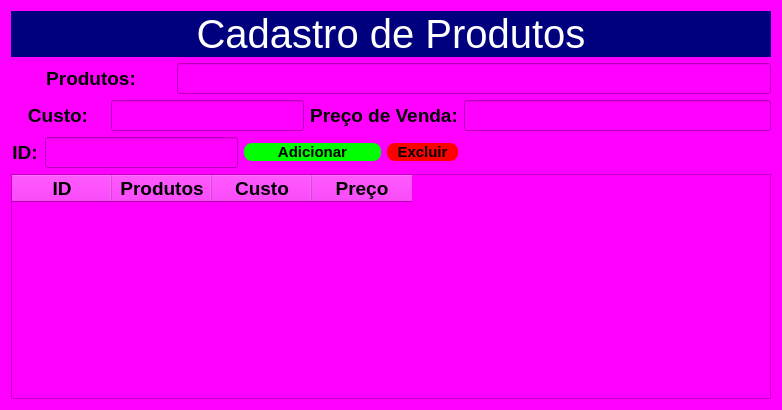
<?xml version="1.0" encoding="UTF-8"?>
<ui version="4.0">
 <class>Produtos</class>
 <widget class="QDialog" name="Produtos">
  <property name="geometry">
   <rect>
    <x>0</x>
    <y>0</y>
    <width>782</width>
    <height>410</height>
   </rect>
  </property>
  <property name="windowTitle">
   <string>Dialog</string>
  </property>
  <property name="styleSheet">
   <string notr="true">background-color: rgb(255, 0, 255);</string>
  </property>
  <layout class="QGridLayout" name="gridLayout_2">
   <item row="0" column="0">
    <layout class="QGridLayout" name="gridLayout">
     <item row="0" column="0" colspan="8">
      <widget class="QLabel" name="label">
       <property name="font">
        <font>
         <pointsize>30</pointsize>
        </font>
       </property>
       <property name="styleSheet">
        <string notr="true">color: rgb(255, 255, 255);
background-color: rgb(0, 0, 127);</string>
       </property>
       <property name="text">
        <string>Cadastro de Produtos</string>
       </property>
       <property name="alignment">
        <set>Qt::AlignCenter</set>
       </property>
      </widget>
     </item>
     <item row="1" column="0" colspan="3">
      <widget class="QLabel" name="label_2">
       <property name="font">
        <font>
         <pointsize>14</pointsize>
         <weight>75</weight>
         <bold>true</bold>
        </font>
       </property>
       <property name="text">
        <string>Produtos:</string>
       </property>
       <property name="alignment">
        <set>Qt::AlignCenter</set>
       </property>
      </widget>
     </item>
     <item row="1" column="3" colspan="5">
      <widget class="QLineEdit" name="L_Produto">
       <property name="font">
        <font>
         <pointsize>14</pointsize>
         <weight>75</weight>
         <bold>true</bold>
        </font>
       </property>
      </widget>
     </item>
     <item row="2" column="0" colspan="2">
      <widget class="QLabel" name="label_3">
       <property name="font">
        <font>
         <pointsize>14</pointsize>
         <weight>75</weight>
         <bold>true</bold>
        </font>
       </property>
       <property name="text">
        <string>Custo:</string>
       </property>
       <property name="alignment">
        <set>Qt::AlignCenter</set>
       </property>
      </widget>
     </item>
     <item row="2" column="2" colspan="3">
      <widget class="QLineEdit" name="L_Custo">
       <property name="font">
        <font>
         <pointsize>14</pointsize>
         <weight>75</weight>
         <bold>true</bold>
        </font>
       </property>
      </widget>
     </item>
     <item row="2" column="5" colspan="2">
      <widget class="QLabel" name="label_4">
       <property name="font">
        <font>
         <pointsize>14</pointsize>
         <weight>75</weight>
         <bold>true</bold>
        </font>
       </property>
       <property name="text">
        <string>Preço de Venda:</string>
       </property>
       <property name="alignment">
        <set>Qt::AlignCenter</set>
       </property>
      </widget>
     </item>
     <item row="2" column="7">
      <widget class="QLineEdit" name="L_Preco">
       <property name="font">
        <font>
         <pointsize>14</pointsize>
         <weight>75</weight>
         <bold>true</bold>
        </font>
       </property>
      </widget>
     </item>
     <item row="3" column="0">
      <widget class="QLabel" name="label_5">
       <property name="font">
        <font>
         <pointsize>14</pointsize>
         <weight>75</weight>
         <bold>true</bold>
        </font>
       </property>
       <property name="text">
        <string>ID:</string>
       </property>
       <property name="alignment">
        <set>Qt::AlignCenter</set>
       </property>
      </widget>
     </item>
     <item row="3" column="1" colspan="3">
      <widget class="QLineEdit" name="L_Id">
       <property name="font">
        <font>
         <pointsize>14</pointsize>
         <weight>75</weight>
         <bold>true</bold>
        </font>
       </property>
      </widget>
     </item>
     <item row="3" column="4" colspan="2">
      <widget class="QPushButton" name="btn_Adicionar">
       <property name="font">
        <font>
         <pointsize>11</pointsize>
         <weight>75</weight>
         <bold>true</bold>
        </font>
       </property>
       <property name="cursor">
        <cursorShape>PointingHandCursor</cursorShape>
       </property>
       <property name="styleSheet">
        <string notr="true">QPushButton{
	background-color: rgb(0, 255, 0);
   border-radius: 8px
}

QPushButton:hover{
  background-color:rgb(50,50,50);
  color:rgb(200,200,200)
}

QPushButton:pressed{
  background-color:rgb(35,35,35);
  color:rgb(200,200,200)
}</string>
       </property>
       <property name="text">
        <string>Adicionar</string>
       </property>
      </widget>
     </item>
     <item row="4" column="0" colspan="8">
      <widget class="QTableWidget" name="Tab_Produto">
       <property name="font">
        <font>
         <pointsize>14</pointsize>
         <weight>75</weight>
         <bold>true</bold>
        </font>
       </property>
       <column>
        <property name="text">
         <string>ID</string>
        </property>
        <property name="font">
         <font>
          <pointsize>14</pointsize>
          <weight>75</weight>
          <bold>true</bold>
         </font>
        </property>
       </column>
       <column>
        <property name="text">
         <string>Produtos</string>
        </property>
        <property name="font">
         <font>
          <pointsize>14</pointsize>
          <weight>75</weight>
          <bold>true</bold>
         </font>
        </property>
       </column>
       <column>
        <property name="text">
         <string>Custo</string>
        </property>
        <property name="font">
         <font>
          <pointsize>14</pointsize>
          <weight>75</weight>
          <bold>true</bold>
         </font>
        </property>
       </column>
       <column>
        <property name="text">
         <string>Preço</string>
        </property>
        <property name="font">
         <font>
          <pointsize>14</pointsize>
          <weight>75</weight>
          <bold>true</bold>
         </font>
        </property>
       </column>
      </widget>
     </item>
     <item row="3" column="6">
      <widget class="QPushButton" name="btn_Excluir">
       <property name="font">
        <font>
         <pointsize>11</pointsize>
         <weight>75</weight>
         <bold>true</bold>
        </font>
       </property>
       <property name="cursor">
        <cursorShape>PointingHandCursor</cursorShape>
       </property>
       <property name="styleSheet">
        <string notr="true">QPushButton{  
   background-color: rgb(255, 0, 0);
   border-radius: 8px
}

QPushButton:hover{
  background-color:rgb(50,50,50);
  color:rgb(200,200,200)
}

QPushButton:pressed{
  background-color:rgb(35,35,35);
  color:rgb(200,200,200)
}</string>
       </property>
       <property name="text">
        <string>Excluir</string>
       </property>
      </widget>
     </item>
    </layout>
   </item>
  </layout>
 </widget>
 <resources/>
 <connections/>
</ui>
